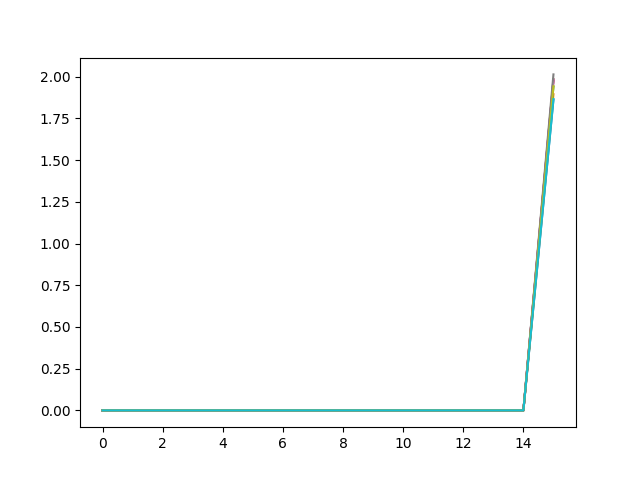

Source code (Python):
from cProfile import label
from datetime import datetime
import matplotlib.pyplot as plt

def read(brand):
    a = []
    if brand == "Intermarché":
        brand = "Intermarche"
    with open(f"{brand}/history.dat", "r" , encoding="utf-8") as f:
        code = f.read().replace("None", "0")
        code = code.split(", ")
        for x in code:
            a.append(float(x))
    return a


def graph():
    with open("brands.txt", "r", encoding='utf-8') as f:
        brands = f.read()
    brands = brands.split("\n")
    print(brands)
    data = {}
    for x in brands:
        data[x] = read(x)
    l = []
    for x in data:
        print(x)
        plt.plot(data[x], label=x)
    plt.savefig("graph.png")
